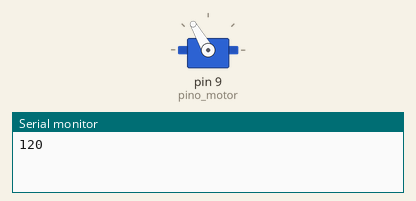
Simulated run of this sketch. Board: Arduino Uno, built with avr-gcc and run on an emulated ATmega328P. On the bench: servo, the last lines printed to the serial monitor.

Above: at 5.05 s.
At 15.0 s:
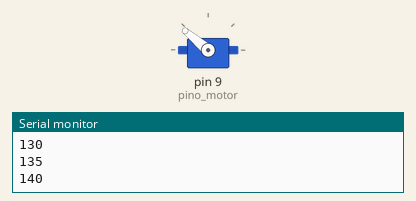
Timing chart, 0 to 18.0 s (numbered marks = the images above):
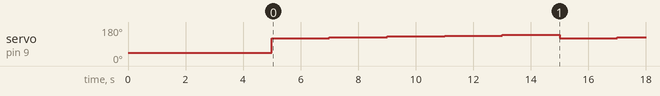

Measured:
- by itself, servo on pin 9 (pino_motor): repeats every 10.0 s: 125° 2.0 s, 130° 2.0 s, 135° 2.0 s, 140° 2.0 s, 120° 2.0 s

The sketch:

ESC_Motor_Control.ino
```cpp
//Programa: Controle de motor brushless EMAX CF2822
//Autor : Arduino e Cia

#include <Servo.h>

Servo ServoMotor;

//Pino de controle do motor
int pino_motor = 9;
int valor;

void setup()
{
  Serial.begin(9600);
  ServoMotor.attach(pino_motor);
  //Serial.println("Aguardando 5 segundos....");
  ServoMotor.write(1000); // não lembro o por que
  delay(5000);
}

void loop()
{
  valor = 120; // 0 a 179
  int inc = 5;
  for(; valor <= 140; valor += inc)
  {
    Serial.println(valor);
    //Envia o valor para o motor
    ServoMotor.write(valor);
    delay(2000);
  }

}
```
